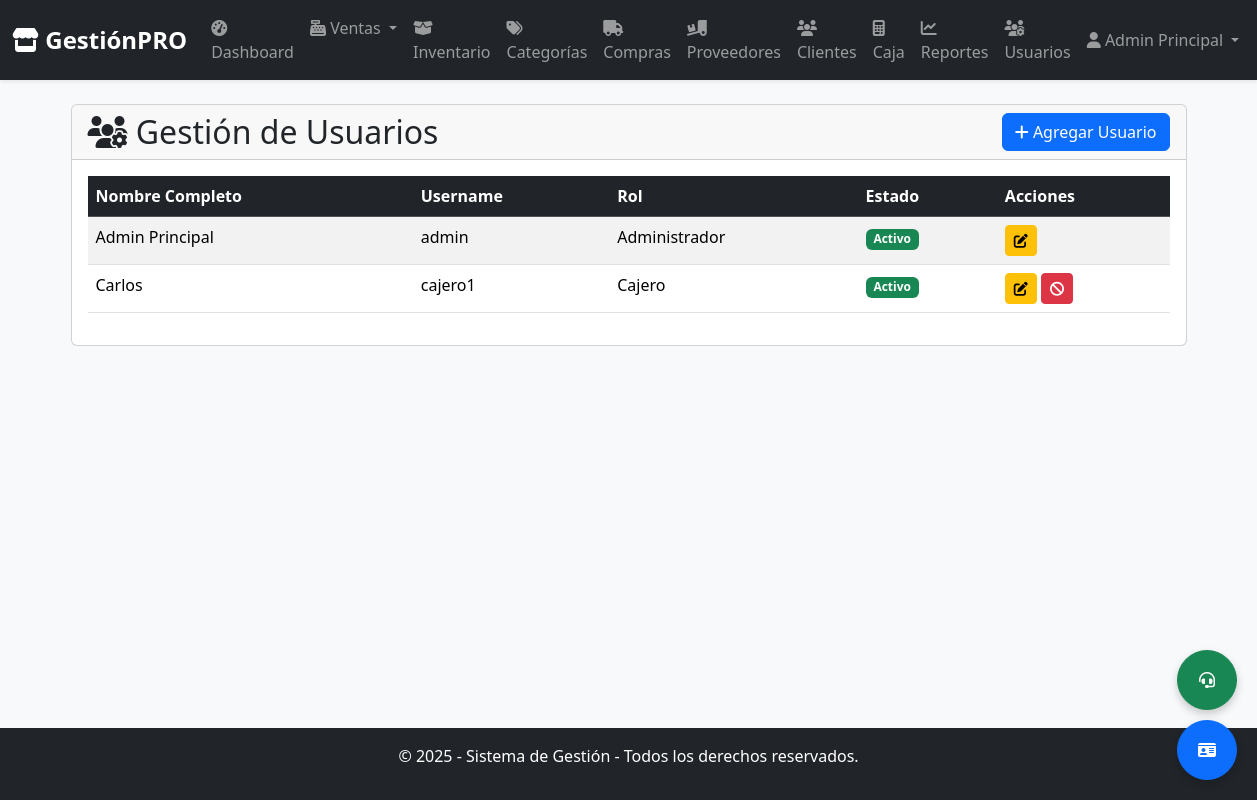
The app's page /modules/usuarios/index.php (signed in) with its own data.
### tables this page shows
CREATE TABLE `usuarios` (
  `id_usuario` int(11) NOT NULL,
  `nombre_completo` varchar(100) NOT NULL,
  `username` varchar(50) NOT NULL,
  `password` varchar(255) NOT NULL COMMENT 'Guardar siempre contraseñas hasheadas',
  `id_rol` int(11) NOT NULL,
  `moneda` varchar(5) NOT NULL DEFAULT '$' COMMENT 'Símbolo de la moneda preferida',
  `activo` tinyint(1) NOT NULL DEFAULT 1,
  `fecha_creacion` timestamp NOT NULL DEFAULT current_timestamp()
);

CREATE TABLE `roles` (
  `id_rol` int(11) NOT NULL,
  `nombre_rol` varchar(50) NOT NULL COMMENT 'Ej: Administrador, Cajero, Almacenista'
);

### config/database.php (called while the page is built, shortened)
<?php
$config = [
    'moneda' => '$',
    'nombre_tienda' => 'GestiónPRO'
];
function getConfig($key) {
    global $config;
    return $config[$key] ?? null;
}
function tienePermiso($permiso) {
    if (isset($_SESSION['permisos']) && in_array($permiso, $_SESSION['permisos'])) {
        return true;
    }
    return false;
}

### modules/usuarios/index.php (the view, shortened to what this page needs)
<?php
require_once __DIR__ . '/../../config/database.php';
require_once __DIR__ . '/../../includes/header.php';
$sql_usuarios = "SELECT u.id_usuario, u.nombre_completo, u.username, u.activo, u.id_rol, r.nombre_rol
                 FROM usuarios u
                 JOIN roles r ON u.id_rol = r.id_rol
                 ORDER BY u.nombre_completo ASC";
$usuarios_res = $conexion->query($sql_usuarios);
?>
<div class="card">
    <div class="card-header d-flex justify-content-between align-items-center">
        <h2 class="m-0"><i class="fas fa-users-cog"></i> Gestión de Usuarios</h2>
        <?php if (tienePermiso('usuarios_crear_editar')): ?>
            <button type="button" class="btn btn-primary" data-bs-toggle="modal" data-bs-target="#usuarioModal">
                <i class="fas fa-plus"></i> Agregar Usuario
            </button>
        <?php endif; ?>
    </div>
    <div class="card-body">
        <div class="table-responsive">
            <table class="table table-striped table-hover">
                <thead class="table-dark">
                    <tr>
                        <th>Nombre Completo</th>
                        <th>Username</th>
                        <th>Rol</th>
                        <th>Estado</th>
                        <th>Acciones</th>
                    </tr>
                </thead>
                <tbody>
                    <?php if ($usuarios_res && $usuarios_res->num_rows > 0): ?>
                        <?php while($usuario = $usuarios_res->fetch_assoc()): ?>
                        <tr>
                            <td><?php echo htmlspecialchars($usuario['nombre_completo']); ?></td>
                            <td><?php echo htmlspecialchars($usuario['username']); ?></td>
                            <td><?php echo htmlspecialchars($usuario['nombre_rol']); ?></td>
                            <td>
                                <span class="badge bg-<?php echo $usuario['activo'] ? 'success' : 'danger'; ?>">
                                    <?php echo $usuario['activo'] ? 'Activo' : 'Inactivo'; ?>
                                </span>
                            </td>
                            <td>
                                <?php if (tienePermiso('usuarios_crear_editar')): ?>
                                    <button type="button" class="btn btn-sm btn-warning edit-user-btn"
                                            data-bs-toggle="modal" data-bs-target="#usuarioModal"
                                            data-id="<?php echo $usuario['id_usuario']; ?>"
                                            data-nombre="<?php echo htmlspecialchars($usuario['nombre_completo']); ?>"
                                            data-username="<?php echo htmlspecialchars($usuario['username']); ?>"
                                            data-rol="<?php echo $usuario['id_rol']; ?>">
                                        <i class="fas fa-edit"></i>
                                    </button>
                                <?php endif; ?>
                                <?php if (tienePermiso('usuarios_cambiar_estado') && $_SESSION['id_usuario'] != $usuario['id_usuario']): ?>
                                    <?php if ($usuario['activo']): ?>
                                        <a href="cambiar_estado.php?id=<?php echo $usuario['id_usuario']; ?>&estado=0" class="btn btn-sm btn-danger" title="Desactivar"><i class="fas fa-ban"></i></a>
                                    <?php else: ?>
                                        <a href="cambiar_estado.php?id=<?php echo $usuario['id_usuario']; ?>&estado=1" class="btn btn-sm btn-success" title="Activar"><i class="fas fa-check"></i></a>
                                    <?php endif; ?>
                                <?php endif; ?>
                            </td>
                        </tr>
                        <?php endwhile; ?>
                    <?php endif; ?>
                </tbody>
            </table>
        </div>
    </div>
</div>
<?php
require_once __DIR__ . '/../../includes/footer.php';
?>

### includes/header.php (shortened to what this page needs)
<?php
require_once __DIR__ . '/../config/database.php';
?>
<!DOCTYPE html>
<html lang="es">
<head>
    <link href="https://cdn.jsdelivr.net/npm/bootstrap@5.3.3/dist/css/bootstrap.min.css" rel="stylesheet">
    <link rel="stylesheet" href="https://cdnjs.cloudflare.com/ajax/libs/font-awesome/6.5.1/css/all.min.css">
    <link rel="stylesheet" href="/mi_sistema/assets/css/style.css">
    <link rel="stylesheet" href="https://cdn.jsdelivr.net/npm/sweetalert2@11/dist/sweetalert2.min.css">
</head>
<body class="bg-light">
<nav class="navbar navbar-expand-lg navbar-dark bg-dark shadow-sm">
  <div class="container-fluid">
    <a class="navbar-brand fw-bold" href="/mi_sistema/index.php">
        <i class="fas fa-store"></i> <?php echo getConfig('nombre_tienda') ?? 'GestiónPRO'; ?>
    </a>
    <div class="collapse navbar-collapse" id="navbarNav">
        <?php if (isset($_SESSION['id_usuario'])): ?>
          <ul class="navbar-nav me-auto mb-2 mb-lg-0">
            <?php if (tienePermiso('dashboard_ver')): ?>
            <li class="nav-item">
              <a class="nav-link" href="/mi_sistema/index.php"><i class="fas fa-tachometer-alt"></i> Dashboard</a>
            </li>
            <?php endif; ?>
            <?php if (tienePermiso('ventas_crear') || tienePermiso('ventas_ver_listado')): ?>
            <li class="nav-item dropdown">
                <a class="nav-link dropdown-toggle" href="#" id="navbarDropdownVentas" role="button" data-bs-toggle="dropdown" aria-expanded="false">
                    <i class="fas fa-cash-register"></i> Ventas
                </a>
            </li>
            <?php endif; ?>
            <?php if (tienePermiso('productos_ver_lista')): ?>
            <li class="nav-item">
              <a class="nav-link" href="/mi_sistema/modules/productos/index.php"><i class="fas fa-box-open"></i> Inventario</a>
            </li>
            <?php endif; ?>
            <?php if (tienePermiso('categorias_ver_lista')): ?>
            <li class="nav-item">
              <a class="nav-link" href="/mi_sistema/modules/categorias/index.php"><i class="fas fa-tags"></i> Categorías</a>
            </li>
            <?php endif; ?>
            <?php if (tienePermiso('compras_ver_lista')): ?>
            <li class="nav-item">
              <a class="nav-link" href="/mi_sistema/modules/compras/index.php"><i class="fas fa-truck"></i> Compras</a>
            </li>
            <?php endif; ?>
            <?php if (tienePermiso('proveedores_ver_lista')): ?>
            <li class="nav-item">
              <a class="nav-link" href="/mi_sistema/modules/proveedores/index.php"><i class="fas fa-truck-loading"></i> Proveedores</a>
            </li>
            <?php endif; ?>
            <?php if (tienePermiso('clientes_ver_lista')): ?>
            <li class="nav-item">
              <a class="nav-link" href="/mi_sistema/modules/clientes/index.php"><i class="fas fa-users"></i> Clientes</a>
            </li>
            <?php endif; ?>
            <?php if (tienePermiso('caja_gestionar')): ?>
            <li class="nav-item">
              <a class="nav-link" href="/mi_sistema/modules/caja/index.php"><i class="fas fa-calculator"></i> Caja</a>
            </li>
            <?php endif; ?>
            <?php if (tienePermiso('reportes_ver_ventas') || tienePermiso('reportes_ver_inventario')): ?>
            <li class="nav-item">
              <a class="nav-link" href="/mi_sistema/modules/reportes/index.php"><i class="fas fa-chart-line"></i> Reportes</a>
            </li>
            <?php endif; ?>
            <?php if (tienePermiso('usuarios_ver_lista')): ?>
            <li class="nav-item">
              <a class="nav-link" href="/mi_sistema/modules/usuarios/index.php"><i class="fas fa-users-cog"></i> Usuarios</a>
            </li>
            <?php endif; ?>
          </ul>
          <ul class="navbar-nav">
              <li class="nav-item dropdown">
                  <a class="nav-link dropdown-toggle" href="#" role="button" data-bs-toggle="dropdown">
                      <i class="fas fa-user"></i> <?php echo htmlspecialchars($_SESSION['nombre_usuario'] ?? 'Usuario'); ?>
                  </a>
              </li>
          </ul>
        <?php endif; ?>
    </div>
  </div>
</nav>
<main class="container mt-4">

### includes/footer.php (shortened to what this page needs)
</main> <footer class="bg-dark text-white text-center p-3 mt-4">
    <p>&copy; <?php echo date('Y'); ?> - Sistema de Gestión - Todos los derechos reservados.</p>
</footer>
<div id="dni-flotante" class="btn btn-primary position-fixed" style="bottom: 20px; right: 20px; z-index: 1050; border-radius: 50%; width: 60px; height: 60px; display: flex; align-items: center; justify-content: center;" data-bs-toggle="modal" data-bs-target="#dniModalFlotante">
    <i class="fas fa-id-card"></i>
</div>
<div id="soporte-flotante" class="btn btn-success position-fixed" style="bottom: 90px; right: 20px; z-index: 1050; border-radius: 50%; width: 60px; height: 60px; display: flex; align-items: center; justify-content: center;" data-bs-toggle="modal" data-bs-target="#soporteModalFlotante">
    <i class="fas fa-headset"></i>
</div>
</body>
</html>

### assets/css/style.css (style rules this page uses)
.navbar-brand { font-size: 1.5rem; }
body { display: flex; flex-direction: column; min-height: 100vh; }
main { flex-grow: 1; }
#dni-flotante, #soporte-flotante { box-shadow: 0 4px 8px rgba(0, 0, 0, 0.2); transition: all 0.3s ease; }

### records on screen
usuarios: nombre_completo "Admin Principal", username "admin", id_rol.nombre_rol "Administrador", activo "Activo"
usuarios: nombre_completo "Carlos", username "cajero1", id_rol.nombre_rol "Cajero", activo "Activo"

### other values on screen
getConfig('nombre_tienda') "GestiónPRO"
$_SESSION['nombre_usuario'] "Admin Principal"
